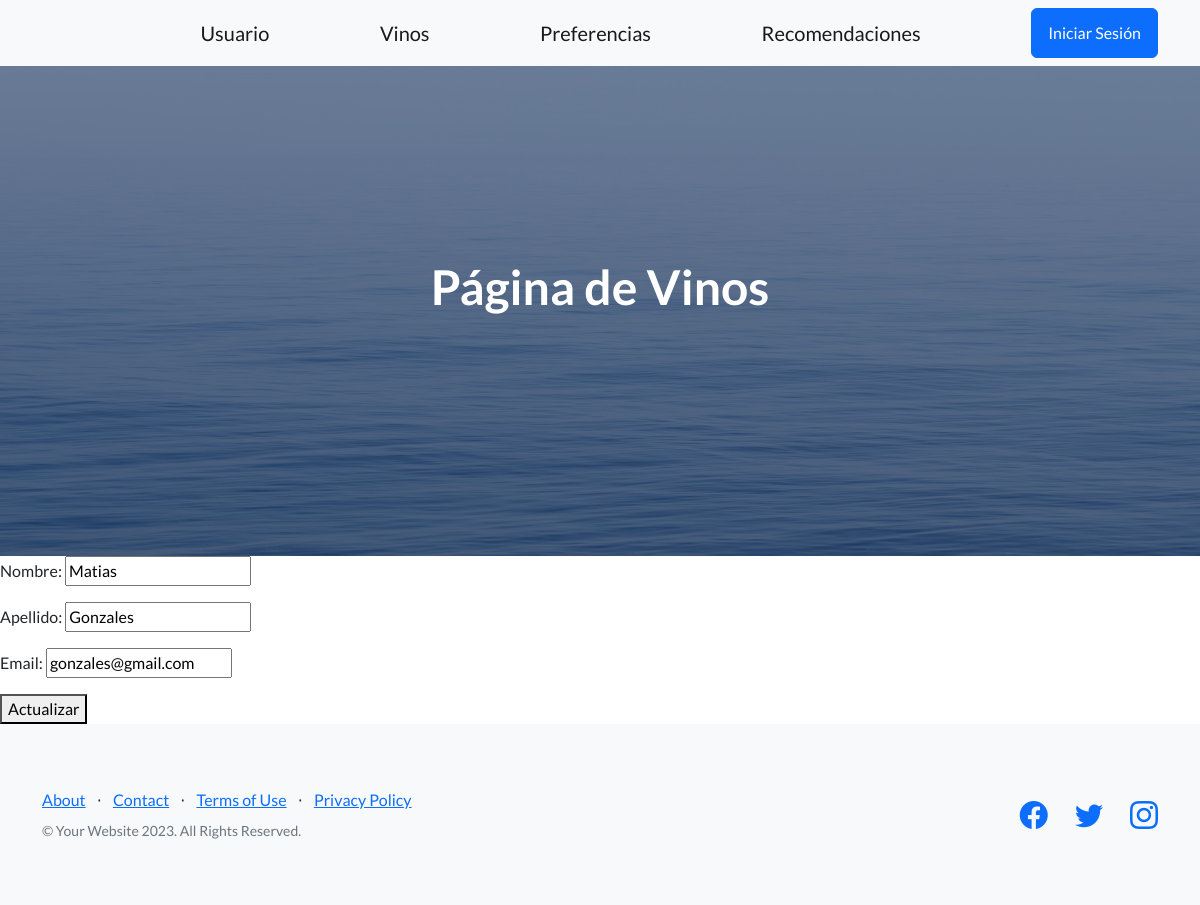
Before: /app_vinos/editar-usuario/4 with the older database file.
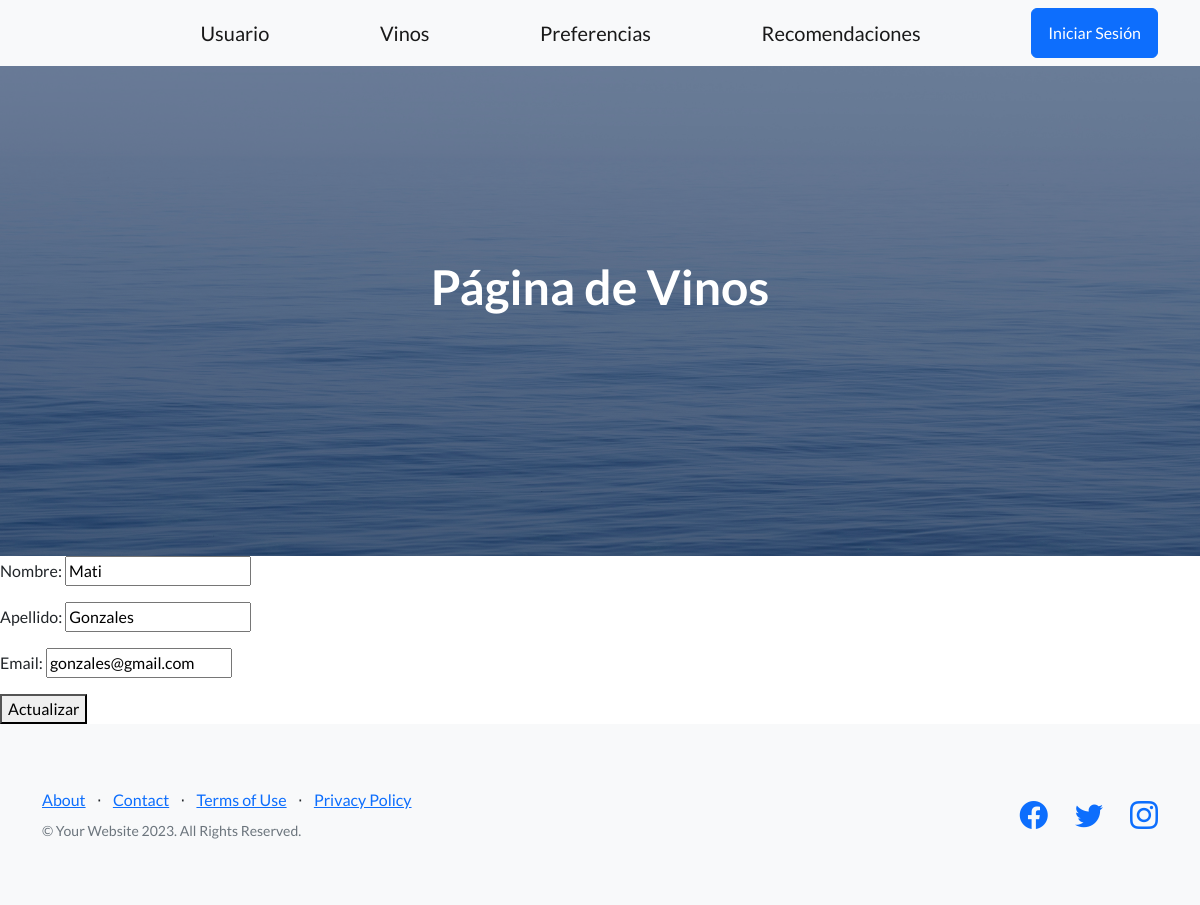
After: the same page with the newer database file.
### app_vinos/models.py (models this page shows, shortened)
class Usuario(models.Model):
    nombre = models.CharField(max_length=100)
    apellido = models.CharField(max_length=100)
    email = models.EmailField()
    class Meta():
        verbose_name = 'Usuarios'
        verbose_name_plural = 'Mis usuarios'
        ordering = ('nombre',)

### app_vinos/views.py (the view)
# urls.py: path('editar-usuario/<int:id>', editar_usuario, name="EditarUsuario"),
def editar_usuario(req, id):
    usuario = Usuario.objects.get(id=id)
    if req.method == 'POST':
        mi_formulario = UsuarioFormulario(req.POST)
        if mi_formulario.is_valid():
            data = mi_formulario.cleaned_data
            usuario.nombre = data['nombre']
            usuario.apellido = data['apellido']
            usuario.email = data['email']
            usuario.save()
            return HttpResponseRedirect('/app_vinos')
        else:
            return render(req, "usuario_formulario.html", {"mi_formulario": mi_formulario})
    else:
        mi_formulario = UsuarioFormulario(initial={
            "nombre": usuario.nombre,
            "apellido": usuario.apellido,
            "email": usuario.email,
        })
        return render(req, "editar_usuario.html", {"mi_formulario": mi_formulario, "id": usuario.id})

### app_vinos/forms.py
class UsuarioFormulario(forms.Form):
    nombre = forms.CharField()
    apellido = forms.CharField()
    email = forms.EmailField()

### app_vinos/templates/editar_usuario.html
{% extends 'padre.html' %}
{% block ContenidoQueCambia %}
    <form action="{% url 'EditarUsuario' id %}" method="post"> {% csrf_token %}
        {{mi_formulario.as_p}}
        <button type="submit">Actualizar</button>
    </form>
{% endblock ContenidoQueCambia %}

Changed rows visible on the page:
changed Usuario "Gonzales": nombre "Matias" → "Mati"
